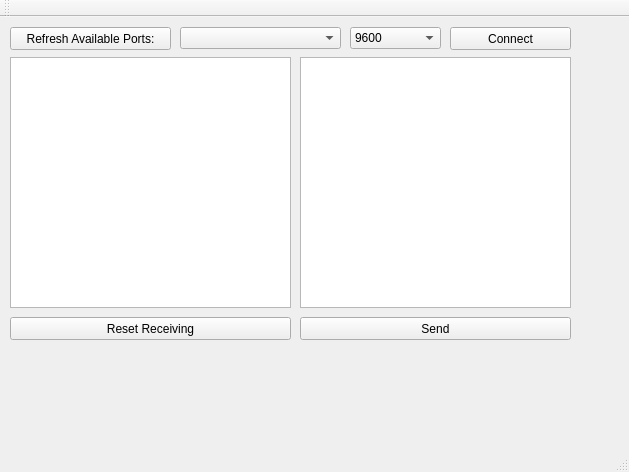
<?xml version="1.0" encoding="UTF-8"?>
<ui version="4.0">
 <class>SerialTesterMainWindow</class>
 <widget class="QMainWindow" name="SerialTesterMainWindow">
  <property name="geometry">
   <rect>
    <x>0</x>
    <y>0</y>
    <width>629</width>
    <height>472</height>
   </rect>
  </property>
  <property name="windowTitle">
   <string>SerialTesterMainWindow</string>
  </property>
  <widget class="QWidget" name="centralWidget">
   <widget class="QComboBox" name="availablePortsComboBox">
    <property name="geometry">
     <rect>
      <x>180</x>
      <y>10</y>
      <width>161</width>
      <height>22</height>
     </rect>
    </property>
   </widget>
   <widget class="QTextEdit" name="receivingTextEdit">
    <property name="geometry">
     <rect>
      <x>10</x>
      <y>40</y>
      <width>281</width>
      <height>251</height>
     </rect>
    </property>
   </widget>
   <widget class="QTextEdit" name="sendingTextEdit">
    <property name="geometry">
     <rect>
      <x>300</x>
      <y>40</y>
      <width>271</width>
      <height>251</height>
     </rect>
    </property>
   </widget>
   <widget class="QComboBox" name="baudRateComboBox">
    <property name="geometry">
     <rect>
      <x>350</x>
      <y>10</y>
      <width>91</width>
      <height>22</height>
     </rect>
    </property>
    <property name="currentText">
     <string>115200</string>
    </property>
    <item>
     <property name="text">
      <string>9600</string>
     </property>
    </item>
    <item>
     <property name="text">
      <string>115200</string>
     </property>
    </item>
   </widget>
   <widget class="QPushButton" name="resetReceivingButton">
    <property name="geometry">
     <rect>
      <x>10</x>
      <y>300</y>
      <width>281</width>
      <height>23</height>
     </rect>
    </property>
    <property name="text">
     <string>Reset Receiving</string>
    </property>
   </widget>
   <widget class="QPushButton" name="sendButton">
    <property name="geometry">
     <rect>
      <x>300</x>
      <y>300</y>
      <width>271</width>
      <height>23</height>
     </rect>
    </property>
    <property name="text">
     <string>Send</string>
    </property>
   </widget>
   <widget class="QPushButton" name="connectButton">
    <property name="geometry">
     <rect>
      <x>450</x>
      <y>10</y>
      <width>121</width>
      <height>23</height>
     </rect>
    </property>
    <property name="text">
     <string>Connect</string>
    </property>
   </widget>
   <widget class="QPushButton" name="refreshAvailablePortsButton">
    <property name="geometry">
     <rect>
      <x>10</x>
      <y>10</y>
      <width>161</width>
      <height>23</height>
     </rect>
    </property>
    <property name="text">
     <string>Refresh Available Ports:</string>
    </property>
   </widget>
  </widget>
  <widget class="QMenuBar" name="menuBar">
   <property name="geometry">
    <rect>
     <x>0</x>
     <y>0</y>
     <width>629</width>
     <height>21</height>
    </rect>
   </property>
  </widget>
  <widget class="QToolBar" name="mainToolBar">
   <attribute name="toolBarArea">
    <enum>TopToolBarArea</enum>
   </attribute>
   <attribute name="toolBarBreak">
    <bool>false</bool>
   </attribute>
  </widget>
  <widget class="QStatusBar" name="statusBar"/>
 </widget>
 <layoutdefault spacing="6" margin="11"/>
 <resources/>
 <connections/>
</ui>
